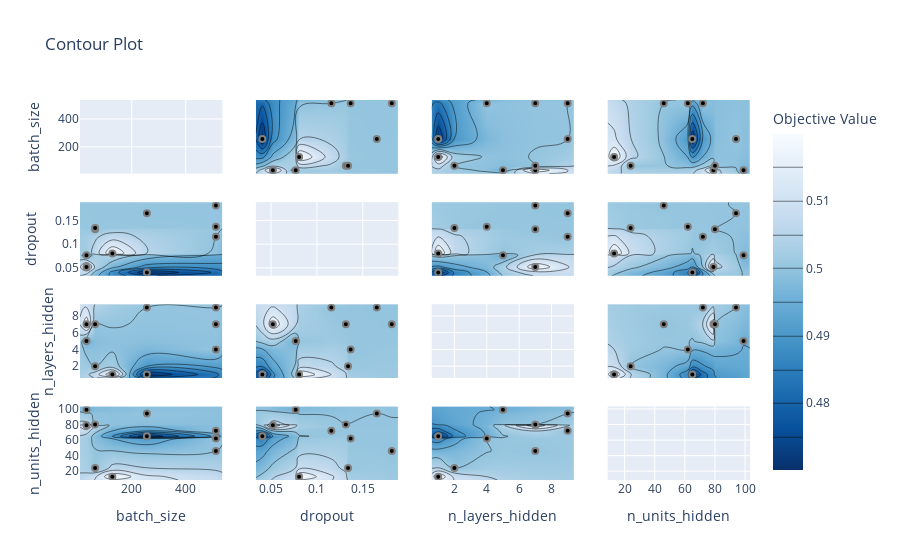

Here is the notebook cell this chart was saved with:
### Code cell
# Visualize hyperparameter relationships.
plot_contour(study, params=['batch_size', 'dropout', 'n_layers_hidden', 'n_units_hidden'])

### Figure 1 — Plotly figure (JSON) as saved in the notebook; plotly's stock layout.template omitted (floating-point values rounded to 4 significant figures; data arrays with more than 128 entries replaced by an {"elided": "..."} marker saying what was removed)
{"data": [{"type": "scatter", "xaxis": "x", "yaxis": "y"}, {"colorbar": {"title": {"text": "Objective Value"}}, "colorscale": [[0, "rgb(247,251,255)"], [0.125, "rgb(222,235,247)"], [0.25, "rgb(198,219,239)"], [0.375, "rgb(158,202,225)"], [0.5, "rgb(107,174,214)"], [0.625, "rgb(66,146,198)"], [0.75, "rgb(33,113,181)"], [0.875, "rgb(8,81,156)"], [1, "rgb(8,48,107)"]], "connectgaps": true, "contours": {"coloring": "heatmap"}, "hoverinfo": "none", "line": {"smoothing": 1.3}, "reversescale": true, "showscale": true, "type": "contour", "x": [8, 32, 64, 128, 256, 512, 536], "xaxis": "x5", "y": [0.03341, 0.04047, 0.05193, 0.07689, 0.08059, 0.1158, 0.1315, 0.134, 0.1368, 0.1653, 0.1817, 0.1887], "yaxis": "y5", "z": [[null, null, null, null, null, null, null], [null, null, null, null, 0.4701, null, null], [null, 0.5187, null, null, null, null, null], [null, 0.4952, null, null, null, null, null], [null, null, null, 0.5199, null, null, null], [null, null, null, null, null, 0.5, null], [null, null, 0.5, null, null, null, null], [null, null, 0.5, null, null, null, null], [null, null, null, null, null, 0.5, null], [null, null, null, null, 0.5, null, null], [null, null, null, null, null, 0.5, null], [null, null, null, null, null, null, null]]}, {"marker": {"color": "black", "line": {"color": "Grey", "width": 2}}, "mode": "markers", "showlegend": false, "type": "scatter", "x": [128, 256, 32, 64, 64, 512, 256, 32, 512, 512], "xaxis": "x5", "y": [0.08059, 0.04047, 0.05193, 0.1315, 0.134, 0.1368, 0.1653, 0.07689, 0.1817, 0.1158], "yaxis": "y5"}, {"colorbar": {"title": {"text": "Objective Value"}}, "colorscale": [[0, "rgb(247,251,255)"], [0.125, "rgb(222,235,247)"], [0.25, "rgb(198,219,239)"], [0.375, "rgb(158,202,225)"], [0.5, "rgb(107,174,214)"], [0.625, "rgb(66,146,198)"], [0.75, "rgb(33,113,181)"], [0.875, "rgb(8,81,156)"], [1, "rgb(8,48,107)"]], "connectgaps": true, "contours": {"coloring": "heatmap"}, "hoverinfo": "none", "line": {"smoothing": 1.3}, "reversescale": true, "showscale": false, "type": "contour", "x": [8, 32, 64, 128, 256, 512, 536], "xaxis": "x9", "y": [0.6, 1, 2, 4, 5, 7, 9, 9.4], "yaxis": "y9", "z": [[null, null, null, null, null, null, null], [null, null, null, 0.5199, 0.4701, null, null], [null, null, 0.5, null, null, null, null], [null, null, null, null, null, 0.5, null], [null, 0.4952, null, null, null, null, null], [null, 0.5187, 0.5, null, null, 0.5, null], [null, null, null, null, 0.5, 0.5, null], [null, null, null, null, null, null, null]]}, {"marker": {"color": "black", "line": {"color": "Grey", "width": 2}}, "mode": "markers", "showlegend": false, "type": "scatter", "x": [128, 256, 32, 64, 64, 512, 256, 32, 512, 512], "xaxis": "x9", "y": [1, 1, 7, 7, 2, 4, 9, 5, 7, 9], "yaxis": "y9"}, {"colorbar": {"title": {"text": "Objective Value"}}, "colorscale": [[0, "rgb(247,251,255)"], [0.125, "rgb(222,235,247)"], [0.25, "rgb(198,219,239)"], [0.375, "rgb(158,202,225)"], [0.5, "rgb(107,174,214)"], [0.625, "rgb(66,146,198)"], [0.75, "rgb(33,113,181)"], [0.875, "rgb(8,81,156)"], [1, "rgb(8,48,107)"]], "connectgaps": true, "contours": {"coloring": "heatmap"}, "hoverinfo": "none", "line": {"smoothing": 1.3}, "reversescale": true, "showscale": false, "type": "contour", "x": [8, 32, 64, 128, 256, 512, 536], "xaxis": "x13", "y": [8.7, 13, 24, 46, 62, 65, 72, 79, 80, 94, 99, 103.3], "yaxis": "y13", "z": [[null, null, null, null, null, null, null], [null, null, null, 0.5199, null, null, null], [null, null, 0.5, null, null, null, null], [null, null, null, null, null, 0.5, null], [null, null, null, null, null, 0.5, null], [null, null, null, null, 0.4701, null, null], [null, null, null, null, null, 0.5, null], [null, 0.5187, null, null, null, null, null], [null, null, 0.5, null, null, null, null], [null, null, null, null, 0.5, null, null], [null, 0.4952, null, null, null, null, null], [null, null, null, null, null, null, null]]}, {"marker": {"color": "black", "line": {"color": "Grey", "width": 2}}, "mode": "markers", "showlegend": false, "type": "scatter", "x": [128, 256, 32, 64, 64, 512, 256, 32, 512, 512], "xaxis": "x13", "y": [13, 65, 79, 80, 24, 62, 94, 99, 46, 72], "yaxis": "y13"}, {"colorbar": {"title": {"text": "Objective Value"}}, "colorscale": [[0, "rgb(247,251,255)"], [0.125, "rgb(222,235,247)"], [0.25, "rgb(198,219,239)"], [0.375, "rgb(158,202,225)"], [0.5, "rgb(107,174,214)"], [0.625, "rgb(66,146,198)"], [0.75, "rgb(33,113,181)"], [0.875, "rgb(8,81,156)"], [1, "rgb(8,48,107)"]], "connectgaps": true, "contours": {"coloring": "heatmap"}, "hoverinfo": "none", "line": {"smoothing": 1.3}, "reversescale": true, "showscale": false, "type": "contour", "x": [0.03341, 0.04047, 0.05193, 0.07689, 0.08059, 0.1158, 0.1315, 0.134, 0.1368, 0.1653, 0.1817, 0.1887], "xaxis": "x2", "y": [8, 32, 64, 128, 256, 512, 536], "yaxis": "y2", "z": [[null, null, null, null, null, null, null, null, null, null, null, null], [null, null, 0.5187, 0.4952, null, null, null, null, null, null, null, null], [null, null, null, null, null, null, 0.5, 0.5, null, null, null, null], [null, null, null, null, 0.5199, null, null, null, null, null, null, null], [null, 0.4701, null, null, null, null, null, null, null, 0.5, null, null], [null, null, null, null, null, 0.5, null, null, 0.5, null, 0.5, null], [null, null, null, null, null, null, null, null, null, null, null, null]]}, {"marker": {"color": "black", "line": {"color": "Grey", "width": 2}}, "mode": "markers", "showlegend": false, "type": "scatter", "x": [0.08059, 0.04047, 0.05193, 0.1315, 0.134, 0.1368, 0.1653, 0.07689, 0.1817, 0.1158], "xaxis": "x2", "y": [128, 256, 32, 64, 64, 512, 256, 32, 512, 512], "yaxis": "y2"}, {"type": "scatter", "xaxis": "x6", "yaxis": "y6"}, {"colorbar": {"title": {"text": "Objective Value"}}, "colorscale": [[0, "rgb(247,251,255)"], [0.125, "rgb(222,235,247)"], [0.25, "rgb(198,219,239)"], [0.375, "rgb(158,202,225)"], [0.5, "rgb(107,174,214)"], [0.625, "rgb(66,146,198)"], [0.75, "rgb(33,113,181)"], [0.875, "rgb(8,81,156)"], [1, "rgb(8,48,107)"]], "connectgaps": true, "contours": {"coloring": "heatmap"}, "hoverinfo": "none", "line": {"smoothing": 1.3}, "reversescale": true, "showscale": false, "type": "contour", "x": [0.03341, 0.04047, 0.05193, 0.07689, 0.08059, 0.1158, 0.1315, 0.134, 0.1368, 0.1653, 0.1817, 0.1887], "xaxis": "x10", "y": [0.6, 1, 2, 4, 5, 7, 9, 9.4], "yaxis": "y10", "z": [[null, null, null, null, null, null, null, null, null, null, null, null], [null, 0.4701, null, null, 0.5199, null, null, null, null, null, null, null], [null, null, null, null, null, null, null, 0.5, null, null, null, null], [null, null, null, null, null, null, null, null, 0.5, null, null, null], [null, null, null, 0.4952, null, null, null, null, null, null, null, null], [null, null, 0.5187, null, null, null, 0.5, null, null, null, 0.5, null], [null, null, null, null, null, 0.5, null, null, null, 0.5, null, null], [null, null, null, null, null, null, null, null, null, null, null, null]]}, {"marker": {"color": "black", "line": {"color": "Grey", "width": 2}}, "mode": "markers", "showlegend": false, "type": "scatter", "x": [0.08059, 0.04047, 0.05193, 0.1315, 0.134, 0.1368, 0.1653, 0.07689, 0.1817, 0.1158], "xaxis": "x10", "y": [1, 1, 7, 7, 2, 4, 9, 5, 7, 9], "yaxis": "y10"}, {"colorbar": {"title": {"text": "Objective Value"}}, "colorscale": [[0, "rgb(247,251,255)"], [0.125, "rgb(222,235,247)"], [0.25, "rgb(198,219,239)"], [0.375, "rgb(158,202,225)"], [0.5, "rgb(107,174,214)"], [0.625, "rgb(66,146,198)"], [0.75, "rgb(33,113,181)"], [0.875, "rgb(8,81,156)"], [1, "rgb(8,48,107)"]], "connectgaps": true, "contours": {"coloring": "heatmap"}, "hoverinfo": "none", "line": {"smoothing": 1.3}, "reversescale": true, "showscale": false, "type": "contour", "x": [0.03341, 0.04047, 0.05193, 0.07689, 0.08059, 0.1158, 0.1315, 0.134, 0.1368, 0.1653, 0.1817, 0.1887], "xaxis": "x14", "y": [8.7, 13, 24, 46, 62, 65, 72, 79, 80, 94, 99, 103.3], "yaxis": "y14", "z": {"elided": "12x12 float values"}}, {"marker": {"color": "black", "line": {"color": "Grey", "width": 2}}, "mode": "markers", "showlegend": false, "type": "scatter", "x": [0.08059, 0.04047, 0.05193, 0.1315, 0.134, 0.1368, 0.1653, 0.07689, 0.1817, 0.1158], "xaxis": "x14", "y": [13, 65, 79, 80, 24, 62, 94, 99, 46, 72], "yaxis": "y14"}, {"colorbar": {"title": {"text": "Objective Value"}}, "colorscale": [[0, "rgb(247,251,255)"], [0.125, "rgb(222,235,247)"], [0.25, "rgb(198,219,239)"], [0.375, "rgb(158,202,225)"], [0.5, "rgb(107,174,214)"], [0.625, "rgb(66,146,198)"], [0.75, "rgb(33,113,181)"], [0.875, "rgb(8,81,156)"], [1, "rgb(8,48,107)"]], "connectgaps": true, "contours": {"coloring": "heatmap"}, "hoverinfo": "none", "line": {"smoothing": 1.3}, "reversescale": true, "showscale": false, "type": "contour", "x": [0.6, 1, 2, 4, 5, 7, 9, 9.4], "xaxis": "x3", "y": [8, 32, 64, 128, 256, 512, 536], "yaxis": "y3", "z": [[null, null, null, null, null, null, null, null], [null, null, null, null, 0.4952, 0.5187, null, null], [null, null, 0.5, null, null, 0.5, null, null], [null, 0.5199, null, null, null, null, null, null], [null, 0.4701, null, null, null, null, 0.5, null], [null, null, null, 0.5, null, 0.5, 0.5, null], [null, null, null, null, null, null, null, null]]}, {"marker": {"color": "black", "line": {"color": "Grey", "width": 2}}, "mode": "markers", "showlegend": false, "type": "scatter", "x": [1, 1, 7, 7, 2, 4, 9, 5, 7, 9], "xaxis": "x3", "y": [128, 256, 32, 64, 64, 512, 256, 32, 512, 512], "yaxis": "y3"}, {"colorbar": {"title": {"text": "Objective Value"}}, "colorscale": [[0, "rgb(247,251,255)"], [0.125, "rgb(222,235,247)"], [0.25, "rgb(198,219,239)"], [0.375, "rgb(158,202,225)"], [0.5, "rgb(107,174,214)"], [0.625, "rgb(66,146,198)"], [0.75, "rgb(33,113,181)"], [0.875, "rgb(8,81,156)"], [1, "rgb(8,48,107)"]], "connectgaps": true, "contours": {"coloring": "heatmap"}, "hoverinfo": "none", "line": {"smoothing": 1.3}, "reversescale": true, "showscale": false, "type": "contour", "x": [0.6, 1, 2, 4, 5, 7, 9, 9.4], "xaxis": "x7", "y": [0.03341, 0.04047, 0.05193, 0.07689, 0.08059, 0.1158, 0.1315, 0.134, 0.1368, 0.1653, 0.1817, 0.1887], "yaxis": "y7", "z": [[null, null, null, null, null, null, null, null], [null, 0.4701, null, null, null, null, null, null], [null, null, null, null, null, 0.5187, null, null], [null, null, null, null, 0.4952, null, null, null], [null, 0.5199, null, null, null, null, null, null], [null, null, null, null, null, null, 0.5, null], [null, null, null, null, null, 0.5, null, null], [null, null, 0.5, null, null, null, null, null], [null, null, null, 0.5, null, null, null, null], [null, null, null, null, null, null, 0.5, null], [null, null, null, null, null, 0.5, null, null], [null, null, null, null, null, null, null, null]]}, {"marker": {"color": "black", "line": {"color": "Grey", "width": 2}}, "mode": "markers", "showlegend": false, "type": "scatter", "x": [1, 1, 7, 7, 2, 4, 9, 5, 7, 9], "xaxis": "x7", "y": [0.08059, 0.04047, 0.05193, 0.1315, 0.134, 0.1368, 0.1653, 0.07689, 0.1817, 0.1158], "yaxis": "y7"}, {"type": "scatter", "xaxis": "x11", "yaxis": "y11"}, {"colorbar": {"title": {"text": "Objective Value"}}, "colorscale": [[0, "rgb(247,251,255)"], [0.125, "rgb(222,235,247)"], [0.25, "rgb(198,219,239)"], [0.375, "rgb(158,202,225)"], [0.5, "rgb(107,174,214)"], [0.625, "rgb(66,146,198)"], [0.75, "rgb(33,113,181)"], [0.875, "rgb(8,81,156)"], [1, "rgb(8,48,107)"]], "connectgaps": true, "contours": {"coloring": "heatmap"}, "hoverinfo": "none", "line": {"smoothing": 1.3}, "reversescale": true, "showscale": false, "type": "contour", "x": [0.6, 1, 2, 4, 5, 7, 9, 9.4], "xaxis": "x15", "y": [8.7, 13, 24, 46, 62, 65, 72, 79, 80, 94, 99, 103.3], "yaxis": "y15", "z": [[null, null, null, null, null, null, null, null], [null, 0.5199, null, null, null, null, null, null], [null, null, 0.5, null, null, null, null, null], [null, null, null, null, null, 0.5, null, null], [null, null, null, 0.5, null, null, null, null], [null, 0.4701, null, null, null, null, null, null], [null, null, null, null, null, null, 0.5, null], [null, null, null, null, null, 0.5187, null, null], [null, null, null, null, null, 0.5, null, null], [null, null, null, null, null, null, 0.5, null], [null, null, null, null, 0.4952, null, null, null], [null, null, null, null, null, null, null, null]]}, {"marker": {"color": "black", "line": {"color": "Grey", "width": 2}}, "mode": "markers", "showlegend": false, "type": "scatter", "x": [1, 1, 7, 7, 2, 4, 9, 5, 7, 9], "xaxis": "x15", "y": [13, 65, 79, 80, 24, 62, 94, 99, 46, 72], "yaxis": "y15"}, {"colorbar": {"title": {"text": "Objective Value"}}, "colorscale": [[0, "rgb(247,251,255)"], [0.125, "rgb(222,235,247)"], [0.25, "rgb(198,219,239)"], [0.375, "rgb(158,202,225)"], [0.5, "rgb(107,174,214)"], [0.625, "rgb(66,146,198)"], [0.75, "rgb(33,113,181)"], [0.875, "rgb(8,81,156)"], [1, "rgb(8,48,107)"]], "connectgaps": true, "contours": {"coloring": "heatmap"}, "hoverinfo": "none", "line": {"smoothing": 1.3}, "reversescale": true, "showscale": false, "type": "contour", "x": [8.7, 13, 24, 46, 62, 65, 72, 79, 80, 94, 99, 103.3], "xaxis": "x4", "y": [8, 32, 64, 128, 256, 512, 536], "yaxis": "y4", "z": [[null, null, null, null, null, null, null, null, null, null, null, null], [null, null, null, null, null, null, null, 0.5187, null, null, 0.4952, null], [null, null, 0.5, null, null, null, null, null, 0.5, null, null, null], [null, 0.5199, null, null, null, null, null, null, null, null, null, null], [null, null, null, null, null, 0.4701, null, null, null, 0.5, null, null], [null, null, null, 0.5, 0.5, null, 0.5, null, null, null, null, null], [null, null, null, null, null, null, null, null, null, null, null, null]]}, {"marker": {"color": "black", "line": {"color": "Grey", "width": 2}}, "mode": "markers", "showlegend": false, "type": "scatter", "x": [13, 65, 79, 80, 24, 62, 94, 99, 46, 72], "xaxis": "x4", "y": [128, 256, 32, 64, 64, 512, 256, 32, 512, 512], "yaxis": "y4"}, {"colorbar": {"title": {"text": "Objective Value"}}, "colorscale": [[0, "rgb(247,251,255)"], [0.125, "rgb(222,235,247)"], [0.25, "rgb(198,219,239)"], [0.375, "rgb(158,202,225)"], [0.5, "rgb(107,174,214)"], [0.625, "rgb(66,146,198)"], [0.75, "rgb(33,113,181)"], [0.875, "rgb(8,81,156)"], [1, "rgb(8,48,107)"]], "connectgaps": true, "contours": {"coloring": "heatmap"}, "hoverinfo": "none", "line": {"smoothing": 1.3}, "reversescale": true, "showscale": false, "type": "contour", "x": [8.7, 13, 24, 46, 62, 65, 72, 79, 80, 94, 99, 103.3], "xaxis": "x8", "y": [0.03341, 0.04047, 0.05193, 0.07689, 0.08059, 0.1158, 0.1315, 0.134, 0.1368, 0.1653, 0.1817, 0.1887], "yaxis": "y8", "z": {"elided": "12x12 float values"}}, {"marker": {"color": "black", "line": {"color": "Grey", "width": 2}}, "mode": "markers", "showlegend": false, "type": "scatter", "x": [13, 65, 79, 80, 24, 62, 94, 99, 46, 72], "xaxis": "x8", "y": [0.08059, 0.04047, 0.05193, 0.1315, 0.134, 0.1368, 0.1653, 0.07689, 0.1817, 0.1158], "yaxis": "y8"}, {"colorbar": {"title": {"text": "Objective Value"}}, "colorscale": [[0, "rgb(247,251,255)"], [0.125, "rgb(222,235,247)"], [0.25, "rgb(198,219,239)"], [0.375, "rgb(158,202,225)"], [0.5, "rgb(107,174,214)"], [0.625, "rgb(66,146,198)"], [0.75, "rgb(33,113,181)"], [0.875, "rgb(8,81,156)"], [1, "rgb(8,48,107)"]], "connectgaps": true, "contours": {"coloring": "heatmap"}, "hoverinfo": "none", "line": {"smoothing": 1.3}, "reversescale": true, "showscale": false, "type": "contour", "x": [8.7, 13, 24, 46, 62, 65, 72, 79, 80, 94, 99, 103.3], "xaxis": "x12", "y": [0.6, 1, 2, 4, 5, 7, 9, 9.4], "yaxis": "y12", "z": [[null, null, null, null, null, null, null, null, null, null, null, null], [null, 0.5199, null, null, null, 0.4701, null, null, null, null, null, null], [null, null, 0.5, null, null, null, null, null, null, null, null, null], [null, null, null, null, 0.5, null, null, null, null, null, null, null], [null, null, null, null, null, null, null, null, null, null, 0.4952, null], [null, null, null, 0.5, null, null, null, 0.5187, 0.5, null, null, null], [null, null, null, null, null, null, 0.5, null, null, 0.5, null, null], [null, null, null, null, null, null, null, null, null, null, null, null]]}, {"marker": {"color": "black", "line": {"color": "Grey", "width": 2}}, "mode": "markers", "showlegend": false, "type": "scatter", "x": [13, 65, 79, 80, 24, 62, 94, 99, 46, 72], "xaxis": "x12", "y": [1, 1, 7, 7, 2, 4, 9, 5, 7, 9], "yaxis": "y12"}, {"type": "scatter", "xaxis": "x16", "yaxis": "y16"}], "layout": {"title": {"text": "Contour Plot"}, "xaxis": {"anchor": "y", "domain": [0, 0.2125], "matches": "x13", "range": [8, 536], "showticklabels": false}, "xaxis10": {"anchor": "y10", "domain": [0.2625, 0.475], "matches": "x14", "range": [0.03341, 0.1887], "showticklabels": false}, "xaxis11": {"anchor": "y11", "domain": [0.525, 0.7375], "matches": "x15", "range": [0.6, 9.4], "showticklabels": false}, "xaxis12": {"anchor": "y12", "domain": [0.7875, 1], "matches": "x16", "range": [8.7, 103.3], "showticklabels": false}, "xaxis13": {"anchor": "y13", "domain": [0, 0.2125], "range": [8, 536], "title": {"text": "batch_size"}}, "xaxis14": {"anchor": "y14", "domain": [0.2625, 0.475], "range": [0.03341, 0.1887], "title": {"text": "dropout"}}, "xaxis15": {"anchor": "y15", "domain": [0.525, 0.7375], "range": [0.6, 9.4], "title": {"text": "n_layers_hidden"}}, "xaxis16": {"anchor": "y16", "domain": [0.7875, 1], "range": [8.7, 103.3], "title": {"text": "n_units_hidden"}}, "xaxis2": {"anchor": "y2", "domain": [0.2625, 0.475], "matches": "x14", "range": [0.03341, 0.1887], "showticklabels": false}, "xaxis3": {"anchor": "y3", "domain": [0.525, 0.7375], "matches": "x15", "range": [0.6, 9.4], "showticklabels": false}, "xaxis4": {"anchor": "y4", "domain": [0.7875, 1], "matches": "x16", "range": [8.7, 103.3], "showticklabels": false}, "xaxis5": {"anchor": "y5", "domain": [0, 0.2125], "matches": "x13", "range": [8, 536], "showticklabels": false}, "xaxis6": {"anchor": "y6", "domain": [0.2625, 0.475], "matches": "x14", "range": [0.03341, 0.1887], "showticklabels": false}, "xaxis7": {"anchor": "y7", "domain": [0.525, 0.7375], "matches": "x15", "range": [0.6, 9.4], "showticklabels": false}, "xaxis8": {"anchor": "y8", "domain": [0.7875, 1], "matches": "x16", "range": [8.7, 103.3], "showticklabels": false}, "xaxis9": {"anchor": "y9", "domain": [0, 0.2125], "matches": "x13", "range": [8, 536], "showticklabels": false}, "yaxis": {"anchor": "x", "domain": [0.8063, 1], "range": [8, 536], "title": {"text": "batch_size"}}, "yaxis10": {"anchor": "x10", "domain": [0.2687, 0.4625], "matches": "y9", "range": [0.6, 9.4], "showticklabels": false}, "yaxis11": {"anchor": "x11", "domain": [0.2687, 0.4625], "matches": "y9", "range": [0.6, 9.4], "showticklabels": false}, "yaxis12": {"anchor": "x12", "domain": [0.2687, 0.4625], "matches": "y9", "range": [0.6, 9.4], "showticklabels": false}, "yaxis13": {"anchor": "x13", "domain": [0, 0.1938], "range": [8.7, 103.3], "title": {"text": "n_units_hidden"}}, "yaxis14": {"anchor": "x14", "domain": [0, 0.1938], "matches": "y13", "range": [8.7, 103.3], "showticklabels": false}, "yaxis15": {"anchor": "x15", "domain": [0, 0.1938], "matches": "y13", "range": [8.7, 103.3], "showticklabels": false}, "yaxis16": {"anchor": "x16", "domain": [0, 0.1938], "matches": "y13", "range": [8.7, 103.3], "showticklabels": false}, "yaxis2": {"anchor": "x2", "domain": [0.8063, 1], "matches": "y", "range": [8, 536], "showticklabels": false}, "yaxis3": {"anchor": "x3", "domain": [0.8063, 1], "matches": "y", "range": [8, 536], "showticklabels": false}, "yaxis4": {"anchor": "x4", "domain": [0.8063, 1], "matches": "y", "range": [8, 536], "showticklabels": false}, "yaxis5": {"anchor": "x5", "domain": [0.5375, 0.7312], "range": [0.03341, 0.1887], "title": {"text": "dropout"}}, "yaxis6": {"anchor": "x6", "domain": [0.5375, 0.7312], "matches": "y5", "range": [0.03341, 0.1887], "showticklabels": false}, "yaxis7": {"anchor": "x7", "domain": [0.5375, 0.7312], "matches": "y5", "range": [0.03341, 0.1887], "showticklabels": false}, "yaxis8": {"anchor": "x8", "domain": [0.5375, 0.7312], "matches": "y5", "range": [0.03341, 0.1887], "showticklabels": false}, "yaxis9": {"anchor": "x9", "domain": [0.2687, 0.4625], "range": [0.6, 9.4], "title": {"text": "n_layers_hidden"}}}}
